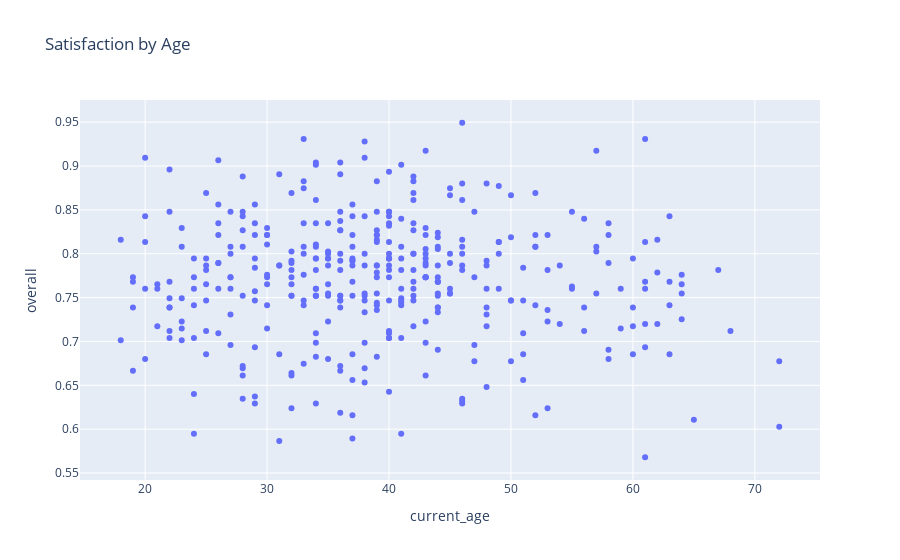

The notebook cell this image was saved under:
### Code cell
px.scatter(df, x='current_age', y='overall', title='Satisfaction by Age')

### Figure 1 — Plotly figure (JSON) as saved in the notebook; plotly's stock layout.template omitted (floating-point values rounded to 4 significant figures; data arrays with more than 128 entries replaced by an {"elided": "..."} marker saying what was removed)
{"data": [{"hovertemplate": "current_age=%{x}<br>overall=%{y}<extra></extra>", "legendgroup": "", "marker": {"color": "#636efa", "symbol": "circle"}, "mode": "markers", "name": "", "orientation": "v", "showlegend": false, "type": "scatter", "x": {"elided": "381 int values"}, "xaxis": "x", "y": {"elided": "381 float values"}, "yaxis": "y"}], "layout": {"legend": {"tracegroupgap": 0}, "title": {"text": "Satisfaction by Age"}, "xaxis": {"anchor": "y", "domain": [0, 1], "title": {"text": "current_age"}}, "yaxis": {"anchor": "x", "domain": [0, 1], "title": {"text": "overall"}}}}
